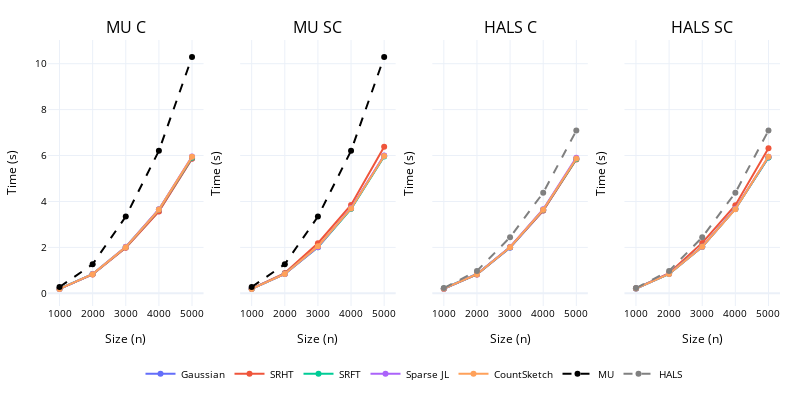

The cell this chart's notebook holds for it:
### Markdown cell above
*ii) sparse*

### Code cell
sparse = stats[(stats['Density'] == 'sparse') & (stats['Projection Type'] != '')]

fig = make_subplots(rows = 1,cols = 4,shared_xaxes = True,shared_yaxes=True,subplot_titles=sparse['Method'].unique())

for i, method in enumerate(sparse['Method'].unique()):
    for j, projection in enumerate(sparse['Projection Type'].unique()):
        _df = sparse[(sparse['Method'] == method) & (sparse['Projection Type'] == projection)]
        fig.add_trace(
            go.Scatter(
                x = _df['Size'],
                y = _df['Time'],
                name = names[projection],
                legendgroup=projection,  # Group by projection type
                line_color=method_colors[projection],  # Color by projection
                showlegend = (i == 0),
            ),
            row = 1, col = i + 1,
            
        )
mu_dense = stats[(stats['Method'] == 'MU') & (stats['Density'] == "sparse")]

for i in range(2):
    fig.add_trace(
        go.Scatter(
            x = mu_dense['Size'],
            y = mu_dense['Time'],
            name = 'MU',
            showlegend = (i == 0),
            line = dict(color='black',dash='dash'),
            legendgroup = 'MU'
        ),
        row = 1,col= i+1
    )


hals_dense = stats[(stats['Method'] == 'HALS') & (stats['Density'] == "sparse")]
for i in range(2,4):
    fig.add_trace(
        go.Scatter(
            x = hals_dense['Size'],
            y = hals_dense['Time'],
            name = 'HALS',
            showlegend = (i == 2),
            line = dict(color='grey',dash='dash'),
            legendgroup = 'HALS'
        ),
        row = 1,col= i+1
    )


fig.update_layout(
    xaxis1_title = 'Size (n)',
    yaxis1_title = 'Time (s)',
    xaxis2_title = 'Size (n)',
    yaxis2_title = 'Time (s)',
    xaxis3_title = 'Size (n)',
    yaxis3_title = 'Time (s)',
    xaxis4_title = 'Size (n)',
    yaxis4_title = 'Time (s)',
    template = 'plotly_white',
    legend=dict(
        orientation="h",  # horizontal
        y=-0.2,           # move legend below the plot
        x=0.5,
        xanchor="center",
        yanchor="top"
    ),
    font=dict(
        size=10,color='black'
    ),
    margin=dict(
        l=20,  # left margin
        r=20,  # right margin
        t=40,  # top margin
        b=40   # bottom margin
    ), 
    width = 800,
    height = 400
)

fig.show()

### Figure 1 — Plotly figure (JSON) as saved in the notebook; plotly's stock layout.template omitted (floating-point values rounded to 4 significant figures)
{"data": [{"legendgroup": "gaussian", "line": {"color": "#636EFA"}, "name": "Gaussian", "showlegend": true, "type": "scatter", "x": [1000, 2000, 3000, 4000, 5000], "xaxis": "x", "y": [0.1946, 0.8316, 1.993, 3.575, 5.87], "yaxis": "y"}, {"legendgroup": "srht", "line": {"color": "#EF553B"}, "name": "SRHT", "showlegend": true, "type": "scatter", "x": [1000, 2000, 3000, 4000, 5000], "xaxis": "x", "y": [0.194, 0.8244, 1.986, 3.567, 5.861], "yaxis": "y"}, {"legendgroup": "srft", "line": {"color": "#00CC96"}, "name": "SRFT", "showlegend": true, "type": "scatter", "x": [1000, 2000, 3000, 4000, 5000], "xaxis": "x", "y": [0.1977, 0.836, 2.017, 3.648, 5.901], "yaxis": "y"}, {"legendgroup": "sparse-jl", "line": {"color": "#AB63FA"}, "name": "Sparse JL", "showlegend": true, "type": "scatter", "x": [1000, 2000, 3000, 4000, 5000], "xaxis": "x", "y": [0.1918, 0.8389, 2.026, 3.664, 5.953], "yaxis": "y"}, {"legendgroup": "count-sketch", "line": {"color": "#FFA15A"}, "name": "CountSketch", "showlegend": true, "type": "scatter", "x": [1000, 2000, 3000, 4000, 5000], "xaxis": "x", "y": [0.1902, 0.8348, 2.01, 3.646, 5.943], "yaxis": "y"}, {"legendgroup": "gaussian", "line": {"color": "#636EFA"}, "name": "Gaussian", "showlegend": false, "type": "scatter", "x": [1000, 2000, 3000, 4000, 5000], "xaxis": "x2", "y": [0.1988, 0.8464, 2.035, 3.682, 5.99], "yaxis": "y2"}, {"legendgroup": "srht", "line": {"color": "#EF553B"}, "name": "SRHT", "showlegend": false, "type": "scatter", "x": [1000, 2000, 3000, 4000, 5000], "xaxis": "x2", "y": [0.204, 0.8822, 2.182, 3.848, 6.378], "yaxis": "y2"}, {"legendgroup": "srft", "line": {"color": "#00CC96"}, "name": "SRFT", "showlegend": false, "type": "scatter", "x": [1000, 2000, 3000, 4000, 5000], "xaxis": "x2", "y": [0.1963, 0.8471, 2.002, 3.679, 5.957], "yaxis": "y2"}, {"legendgroup": "sparse-jl", "line": {"color": "#AB63FA"}, "name": "Sparse JL", "showlegend": false, "type": "scatter", "x": [1000, 2000, 3000, 4000, 5000], "xaxis": "x2", "y": [0.1953, 0.8441, 2.011, 3.719, 6.006], "yaxis": "y2"}, {"legendgroup": "count-sketch", "line": {"color": "#FFA15A"}, "name": "CountSketch", "showlegend": false, "type": "scatter", "x": [1000, 2000, 3000, 4000, 5000], "xaxis": "x2", "y": [0.1933, 0.8407, 2.047, 3.697, 5.979], "yaxis": "y2"}, {"legendgroup": "gaussian", "line": {"color": "#636EFA"}, "name": "Gaussian", "showlegend": false, "type": "scatter", "x": [1000, 2000, 3000, 4000, 5000], "xaxis": "x3", "y": [0.2002, 0.8235, 1.986, 3.605, 5.852], "yaxis": "y3"}, {"legendgroup": "srht", "line": {"color": "#EF553B"}, "name": "SRHT", "showlegend": false, "type": "scatter", "x": [1000, 2000, 3000, 4000, 5000], "xaxis": "x3", "y": [0.2021, 0.8249, 2.004, 3.604, 5.827], "yaxis": "y3"}, {"legendgroup": "srft", "line": {"color": "#00CC96"}, "name": "SRFT", "showlegend": false, "type": "scatter", "x": [1000, 2000, 3000, 4000, 5000], "xaxis": "x3", "y": [0.209, 0.8406, 2.004, 3.639, 5.851], "yaxis": "y3"}, {"legendgroup": "sparse-jl", "line": {"color": "#AB63FA"}, "name": "Sparse JL", "showlegend": false, "type": "scatter", "x": [1000, 2000, 3000, 4000, 5000], "xaxis": "x3", "y": [0.204, 0.8419, 2.018, 3.66, 5.908], "yaxis": "y3"}, {"legendgroup": "count-sketch", "line": {"color": "#FFA15A"}, "name": "CountSketch", "showlegend": false, "type": "scatter", "x": [1000, 2000, 3000, 4000, 5000], "xaxis": "x3", "y": [0.2024, 0.8338, 2.007, 3.64, 5.874], "yaxis": "y3"}, {"legendgroup": "gaussian", "line": {"color": "#636EFA"}, "name": "Gaussian", "showlegend": false, "type": "scatter", "x": [1000, 2000, 3000, 4000, 5000], "xaxis": "x4", "y": [0.2078, 0.8479, 2.028, 3.671, 5.914], "yaxis": "y4"}, {"legendgroup": "srht", "line": {"color": "#EF553B"}, "name": "SRHT", "showlegend": false, "type": "scatter", "x": [1000, 2000, 3000, 4000, 5000], "xaxis": "x4", "y": [0.216, 0.8827, 2.195, 3.835, 6.321], "yaxis": "y4"}, {"legendgroup": "srft", "line": {"color": "#00CC96"}, "name": "SRFT", "showlegend": false, "type": "scatter", "x": [1000, 2000, 3000, 4000, 5000], "xaxis": "x4", "y": [0.2098, 0.8484, 2.025, 3.673, 5.911], "yaxis": "y4"}, {"legendgroup": "sparse-jl", "line": {"color": "#AB63FA"}, "name": "Sparse JL", "showlegend": false, "type": "scatter", "x": [1000, 2000, 3000, 4000, 5000], "xaxis": "x4", "y": [0.2079, 0.8517, 2.03, 3.688, 5.945], "yaxis": "y4"}, {"legendgroup": "count-sketch", "line": {"color": "#FFA15A"}, "name": "CountSketch", "showlegend": false, "type": "scatter", "x": [1000, 2000, 3000, 4000, 5000], "xaxis": "x4", "y": [0.2071, 0.8441, 2.032, 3.665, 5.952], "yaxis": "y4"}, {"legendgroup": "MU", "line": {"color": "black", "dash": "dash"}, "name": "MU", "showlegend": true, "type": "scatter", "x": [1000, 2000, 3000, 4000, 5000], "xaxis": "x", "y": [0.2731, 1.269, 3.342, 6.207, 10.29], "yaxis": "y"}, {"legendgroup": "MU", "line": {"color": "black", "dash": "dash"}, "name": "MU", "showlegend": false, "type": "scatter", "x": [1000, 2000, 3000, 4000, 5000], "xaxis": "x2", "y": [0.2731, 1.269, 3.342, 6.207, 10.29], "yaxis": "y2"}, {"legendgroup": "HALS", "line": {"color": "grey", "dash": "dash"}, "name": "HALS", "showlegend": true, "type": "scatter", "x": [1000, 2000, 3000, 4000, 5000], "xaxis": "x3", "y": [0.2302, 0.9759, 2.439, 4.38, 7.086], "yaxis": "y3"}, {"legendgroup": "HALS", "line": {"color": "grey", "dash": "dash"}, "name": "HALS", "showlegend": false, "type": "scatter", "x": [1000, 2000, 3000, 4000, 5000], "xaxis": "x4", "y": [0.2302, 0.9759, 2.439, 4.38, 7.086], "yaxis": "y4"}], "layout": {"annotations": [{"font": {"size": 16}, "showarrow": false, "text": "MU C", "x": 0.1062, "xanchor": "center", "xref": "paper", "y": 1, "yanchor": "bottom", "yref": "paper"}, {"font": {"size": 16}, "showarrow": false, "text": "MU SC", "x": 0.3688, "xanchor": "center", "xref": "paper", "y": 1, "yanchor": "bottom", "yref": "paper"}, {"font": {"size": 16}, "showarrow": false, "text": "HALS C", "x": 0.6313, "xanchor": "center", "xref": "paper", "y": 1, "yanchor": "bottom", "yref": "paper"}, {"font": {"size": 16}, "showarrow": false, "text": "HALS SC", "x": 0.8938, "xanchor": "center", "xref": "paper", "y": 1, "yanchor": "bottom", "yref": "paper"}], "font": {"color": "black", "size": 10}, "height": 400, "legend": {"orientation": "h", "x": 0.5, "xanchor": "center", "y": -0.2, "yanchor": "top"}, "margin": {"b": 40, "l": 20, "r": 20, "t": 40}, "width": 800, "xaxis": {"anchor": "y", "domain": [0, 0.2125], "title": {"text": "Size (n)"}}, "xaxis2": {"anchor": "y2", "domain": [0.2625, 0.475], "title": {"text": "Size (n)"}}, "xaxis3": {"anchor": "y3", "domain": [0.525, 0.7375], "title": {"text": "Size (n)"}}, "xaxis4": {"anchor": "y4", "domain": [0.7875, 1], "title": {"text": "Size (n)"}}, "yaxis": {"anchor": "x", "domain": [0, 1], "title": {"text": "Time (s)"}}, "yaxis2": {"anchor": "x2", "domain": [0, 1], "matches": "y", "showticklabels": false, "title": {"text": "Time (s)"}}, "yaxis3": {"anchor": "x3", "domain": [0, 1], "matches": "y", "showticklabels": false, "title": {"text": "Time (s)"}}, "yaxis4": {"anchor": "x4", "domain": [0, 1], "matches": "y", "showticklabels": false, "title": {"text": "Time (s)"}}}}
